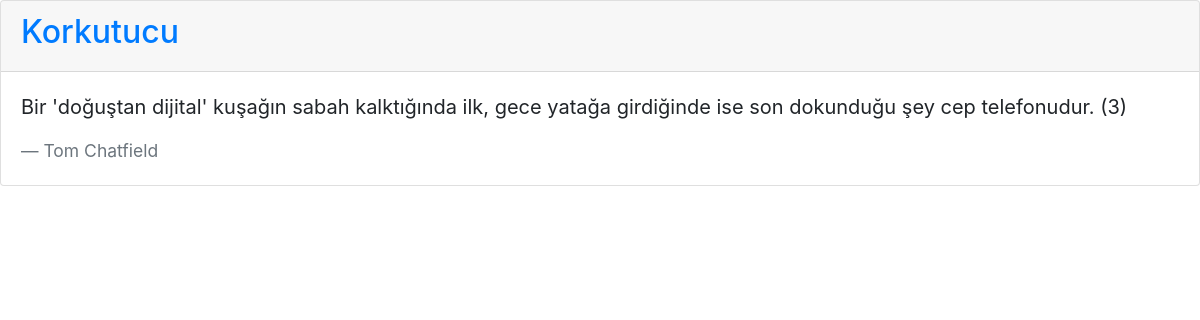
Before: /quoteworld/category/5/ with the older database file.
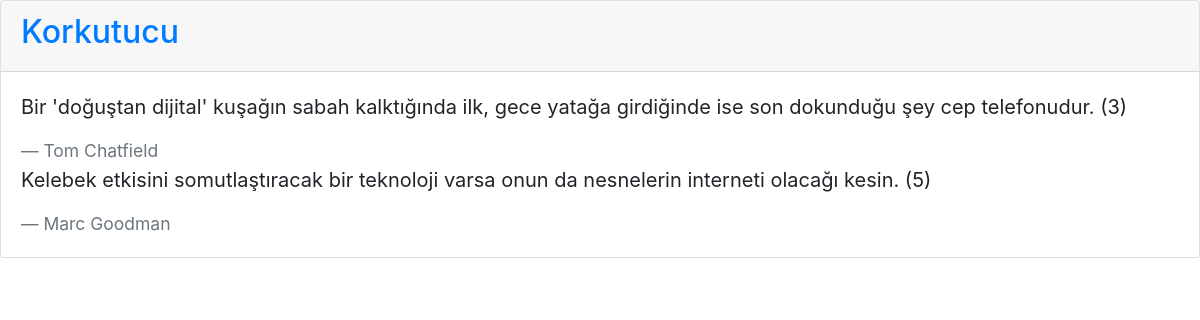
After: the same page with the newer database file.
### quoteworld/models.py (models this page shows, shortened)
class Quote(models.Model):
    category = models.ForeignKey(Category, on_delete=models.CASCADE)
    content = models.CharField(max_length=500, null=False)
    popularity_point = models.IntegerField(default=1)
    author = models.CharField(max_length=50, null=False)

### quoteworld/views.py (the view)
def quotesByCategory(request, category_id):
    category = Category.objects.get(pk=category_id)
    quotes = Quote.objects.filter(category__pk=category_id)
    return render(request, 'quoteworld/quotelist.html', {'quotes': quotes, 'category': category})

### quoteworld/templates/quoteworld/quotelist.html
{% load bootstrap4 %}
{% bootstrap_css %}
<div class="card">
    <div class="card-header">
        <h2 class="text-primary">{{ category.title }}</h2>
    </div>
    <div class="card-body">
        {% for q in quotes %}
                <blockquote class="blockquote mb-0">
                    <p>{{ q.content }} ({{ q.popularity_point}})</p>
                    <footer class="blockquote-footer">{{ q.author }}</footer>
                </blockquote>
        {% endfor %}
    </div>
</div>

Changed rows visible on the page:
added Quote: content "Kelebek etkisini somutlaştıracak bir teknoloji varsa onun da nesnelerin interneti olacağı kesin.", popularity_point "5", author "Marc Goodman"
